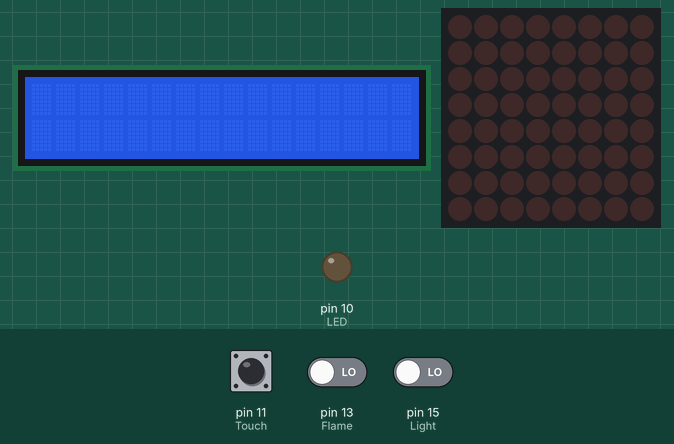
A program run on a simulated Raspberry Pi (header pin numbers). On the bench: 16×2 character LCD, 8×8 LED matrix, output pins drawn as LEDs (lit = HIGH). Dashed ring = blinking. The test bench sets the inputs (shaded band); at power-on: pin 13 (Flame) LOW, pin 11 (Touch) LOW, pin 15 (Light) LOW. Library files of the repository ran but are not shown: I2C_driver.py; what the program prints to the terminal is not drawn.

Above: at 1.4 s.
1.5 s: pin 13 (Flame) driven HIGH
At 2.3 s:
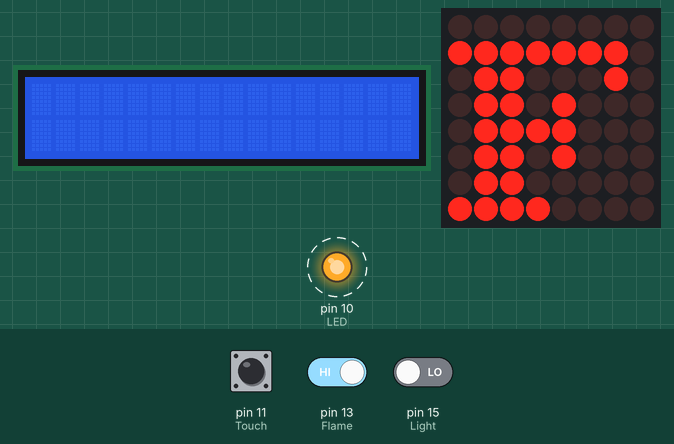
Timing chart, 0 to 9.9 s (numbered marks = the images above; inputs shaded):
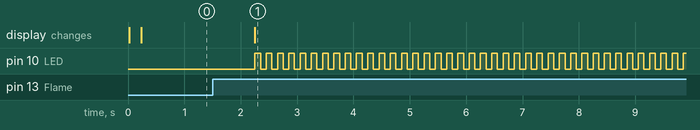

Measured:
- after the input at 1.5 s, pin 10 (LED): alternates HIGH for 0.10 s and LOW for 0.10 s, starting after 0.75 s; the display: changes after 0.75 s (image 1)

The program:

input_3.py
```python
import RPi.GPIO as GPIO
import time
from time import sleep, strftime
from datetime import datetime

from luma.core.interface.serial import spi, noop
from luma.core.render import canvas
from luma.core.virtual import viewport
from luma.led_matrix.device import max7219
from luma.core.legacy import text, show_message
from luma.core.legacy.font import proportional, CP437_FONT, LCD_FONT

import I2C_driver as LCD
from time import *


GPIO.setmode(GPIO.BOARD)
GPIO.setwarnings(False)

def main():
    LED = 10
    Touch = 11
    Flame = 13
    Light = 15
    GPIO.setup(LED, GPIO.OUT)
    GPIO.setup(Touch, GPIO.IN, pull_up_down=GPIO.PUD_DOWN)
    GPIO.setup(Flame, GPIO.IN, pull_up_down=GPIO.PUD_DOWN)
    GPIO.setup(Light, GPIO.IN, pull_up_down=GPIO.PUD_DOWN)

    mylcd = LCD.lcd()

    serial = spi(port=0, device=0, gpio=noop())
    device = max7219(serial, width=8, height=8, block_orientation=0)
    print(device)
    device.contrast(100)
    virtual = viewport(device, width=8, height=8)

    #show_message(device, 'Raspberry Pi MAX7219', fill="white", font=proportional(LCD_FONT), scroll_delay=0.08)

    while True:
        if (GPIO.input(Touch) == GPIO.HIGH):
            print("Touch on")
            GPIO.output(LED, GPIO.LOW)
            with canvas(virtual) as draw:
                text(draw, (0, 1), 'T', fill="white", font=proportional(CP437_FONT))
            mylcd.lcd_clear()
            sleep(1)


        elif (GPIO.input(Flame) == GPIO.HIGH):
            print("Flame On")
            with canvas(virtual) as draw:
                text(draw, (0, 1), 'F', fill="white", font=proportional(CP437_FONT))
            mylcd.lcd_clear()
            for i in range(50):
                GPIO.output(LED, GPIO.HIGH)
                sleep(0.1)
                GPIO.output(LED, GPIO.LOW)
                sleep(0.1)
            sleep(1)


        elif (GPIO.input(Light) == GPIO.HIGH):
            print("Light On")
            GPIO.output(LED, GPIO.LOW)
            mylcd.lcd_display_string("Room Light On", 1)
            with canvas(virtual) as draw:
                text(draw, (0, 1), 'L', fill="white", font=proportional(CP437_FONT))
            sleep(1)


        elif (GPIO.input(Touch) == GPIO.LOW and GPIO.input(Flame) == GPIO.LOW and GPIO.input(Light) == GPIO.LOW):
            print("OFF")
            with canvas(virtual) as draw:
                text(draw, (0, 1), '', fill="white", font=proportional(CP437_FONT))
            mylcd.lcd_clear()
            GPIO.output(LED, GPIO.LOW)
            sleep(1)


'''
        for _ in range(1):
            for intensity in range(16):
                device.contrast(intensity*16)
                sleep(0.1)
'''

if __name__ == '__main__':
    main()
```
